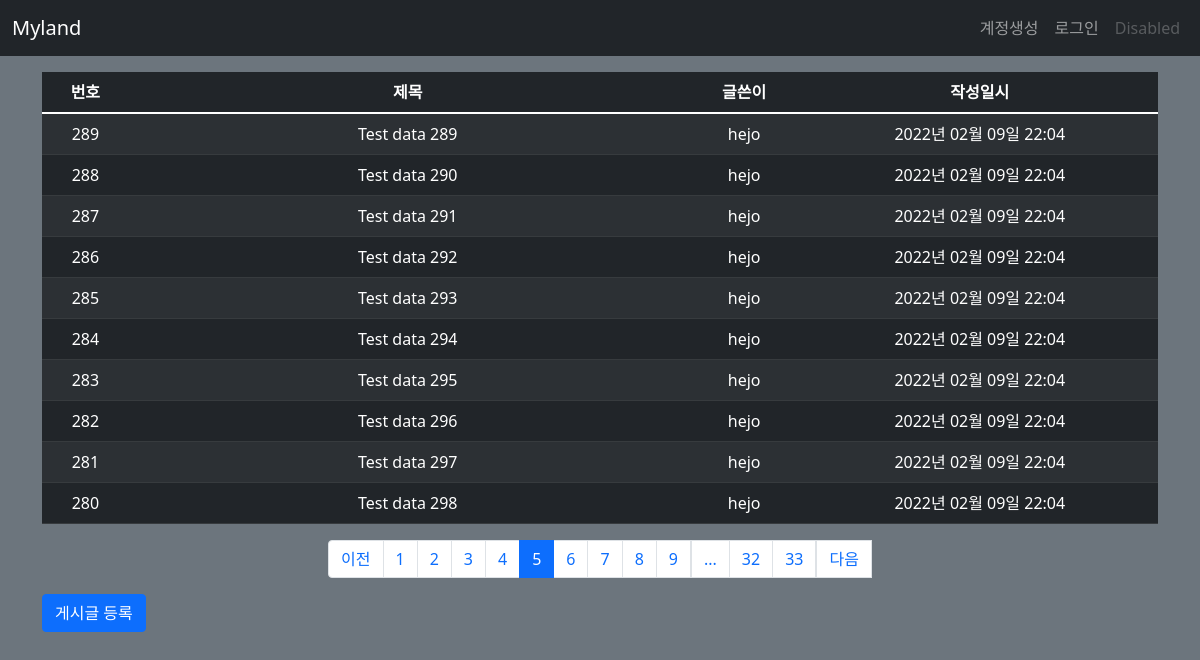
/post/list/?page=5, run on the app's committed database.
### myland/models.py (models this page shows)
class Post(db.Model):
    id = db.Column(db.Integer, primary_key=True)
    title = db.Column(db.String(200), nullable=False)
    content = db.Column(db.Text, nullable=False)
    create_date = db.Column(db.DateTime(), nullable=False)
    user_id = db.Column(db.Integer, db.ForeignKey('user.id', ondelete='CASCADE'), nullable=False)
    user = db.relationship('User', backref=db.backref('post_set'))
    modify_date = db.Column(db.DateTime(), nullable=True)

class User(db.Model):
    id = db.Column(db.Integer, primary_key=True)
    username = db.Column(db.String(150), unique=True, nullable=False)
    password = db.Column(db.String(200), nullable=True)
    email = db.Column(db.String(120), unique=True, nullable=False)
    modify_date = db.Column(db.DateTime(), nullable=True)

### myland/views/post_views.py (the view)
@bp.route('/list/')
def _list():
    page = request.args.get('page', type=int, default=1)
    post_list = Post.query.order_by(Post.create_date.desc())
    post_list = post_list.paginate(page, per_page=10)
    return render_template('post/post_list.html', post_list=post_list)

### myland/filter.py (called while the page is built)
def format_datetime(value, fmt='%Y년 %m월 %d일 %H:%M'):
    return value.strftime(fmt)

### myland/views/auth_views.py (called while the page is built)
@bp.before_app_request
def load_logged_in_user():
    user_id = session.get('user_id')
    if user_id is None:
        g.user = None
    else:
        g.user = User.query.get(user_id)

### myland/templates/post/post_list.html
{% extends 'base.html' %}
{% block content %}
<div class="container my-3">
  <table class="table table-dark table-striped table-hover">
    <thead>
    <tr class="text-center">
      <th>번호</th>
      <th style="width:50%">제목</th>
      <th>글쓴이</th>
      <th>작성일시</th>
    </tr>
    </thead>
    <tbody>
    {% if post_list %}
    {% for post in post_list.items %}
    <tr class="text-center">
      <td>{{ post_list.total - ((post_list.page - 1) * post_list.per_page) - loop.index0 }}</td>
      <td class="text-left">
        <a href="{{ url_for('post.detail', post_id=post.id) }}" style="text-decoration-line: none; color: white;">{{ post.title }}</a>
      </td>
      <td>{{ post.user.username }}</td>
      <td>{{ post.create_date|datetime }}</td>
    </tr>
    {% endfor %}
    {% else %}
    <tr>
      <td colspan="3">게시글이 없습니다.</td>
    </tr>
    {% endif %}
    </tbody>
  </table>
  <ul class="pagination justify-content-center">
    {% if post_list.has_prev %}
    <li class="page-item">
      <a class="page-link" href="?page={{ post_list.prev_num }}">이전</a>
    </li>
    {% else %}
    <li class="page-item disabled">
      <a class="page-link" tabindex="-1" aria-disabled="true" href="#">이전</a>
    </li>
    {% endif %}
    {% for page_num in post_list.iter_pages() %}
      {% if page_num %}
        {% if page_num != post_list.page %}
        <li class="page-item">
          <a class="page-link" href="?page={{ page_num }}">{{ page_num }}</a>
        </li>
        {% else %}
        <li class="page-item active" aria-current="page">
          <a class="page-link" href="#">{{ page_num }}</a>
        </li>
        {% endif %}
      {% else %}
        <li class="disabled">
          <a class="page-link" href="#">...</a>
        </li>
      {% endif %}
    {% endfor %}
    {% if post_list.has_next %}
    <li class="page-items">
      <a class="page-link" href="?page={{ post_list.next_num }}">다음</a>
    </li>
    {% else %}
    <li class="page-item disabled">
      <a class="page-link" tabindex="-1" aria-disabled="true" href="#">다음</a>
    </li>
    {% endif %}
  </ul>
  <a href="{{ url_for('post.create') }}" class="btn btn-primary">게시글 등록</a>
</div>
{% endblock %}

### data on the page
Post: total "289", title "Test data 289", user.username "hejo", create_date "2022년 02월 09일 22:04"
Post: total "288", title "Test data 290", user.username "hejo", create_date "2022년 02월 09일 22:04"
Post: total "287", title "Test data 291", user.username "hejo", create_date "2022년 02월 09일 22:04"
Post: total "286", title "Test data 292", user.username "hejo", create_date "2022년 02월 09일 22:04"
Post: total "285", title "Test data 293", user.username "hejo", create_date "2022년 02월 09일 22:04"
Post: total "284", title "Test data 294", user.username "hejo", create_date "2022년 02월 09일 22:04"
Post: total "283", title "Test data 295", user.username "hejo", create_date "2022년 02월 09일 22:04"
Post: total "282", title "Test data 296", user.username "hejo", create_date "2022년 02월 09일 22:04"
Post: total "281", title "Test data 297", user.username "hejo", create_date "2022년 02월 09일 22:04"
Post: total "280", title "Test data 298", user.username "hejo", create_date "2022년 02월 09일 22:04"

### other printed values
{{ page_num }} "1" "2" "3" "4" "6" "7" "8" "9" "32" "33"
{{ page_num }} "5"
